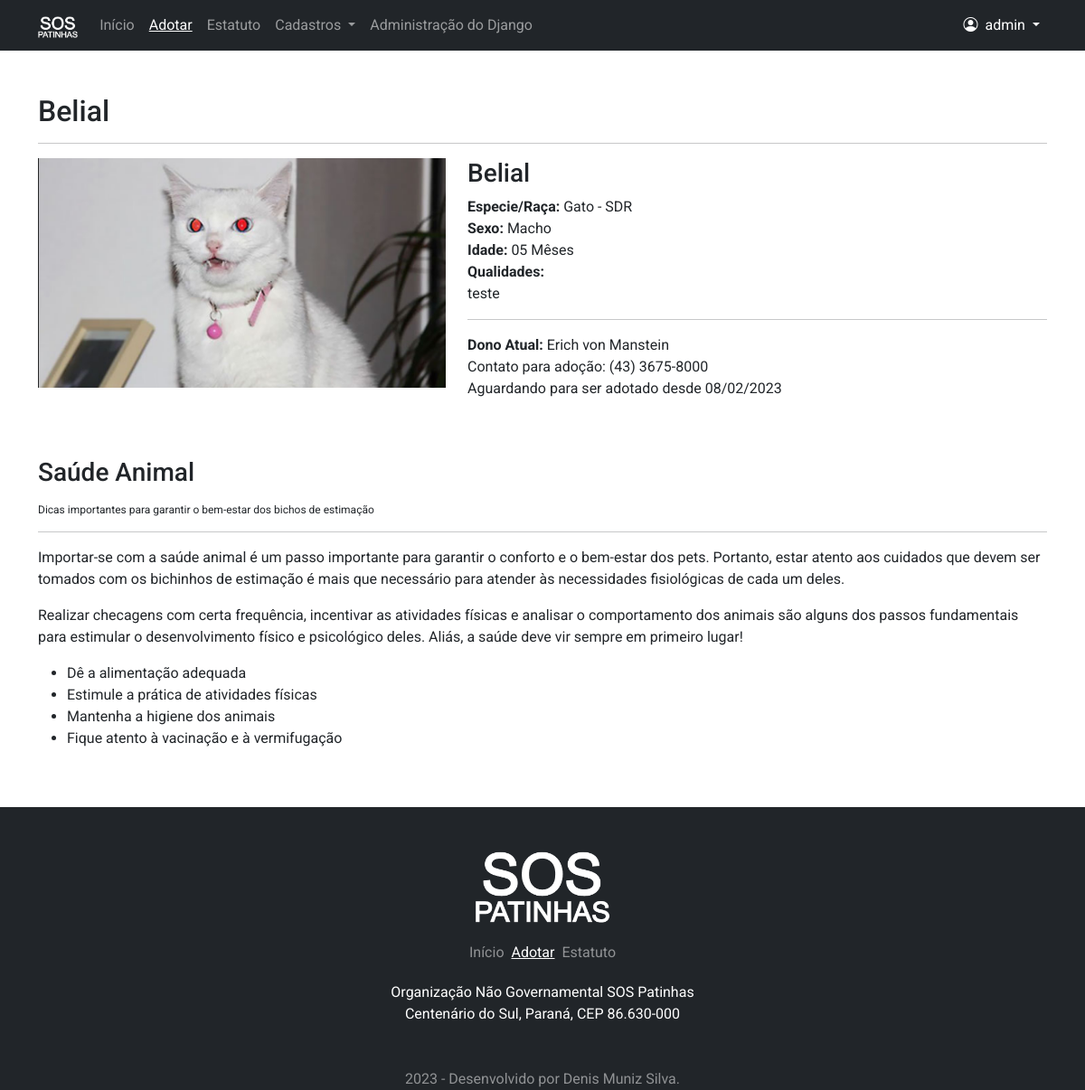
Screenshot of /adocao/perfil/8 (signed in) with the database file from the repository.
### pet/models.py (models this page shows, shortened)
class Adocao(models.Model):
    SEXO_CHOICES = [
        ('Indefinido', _('Indefinido')),
        ('Macho', _('Macho')),
        ('Fêmea', _('Fêmea')),
    ]
    STATUS_CHOICES = [
        ('d', _('Disponível')),
        ('a', _('Adotado')),
        ('c', _('Adoção Cancelada')),
    ]
    IDADE_CHOICES = [
        ('Desconhecida', _('Desconhecida')),
        ('01 Mês', _('01 Mês')),
        ('02 Mêses', _('02 Mêses')),
        ('03 Mêses', _('03 Mêses')),
        ('04 Mêses', _('04 Mêses')),
        ('05 Mêses', _('05 Mêses')),
        ('06 Mêses', _('06 Mêses')),
        ('07 Mêses', _('07 Mêses')),
        ('08 Mêses', _('08 Mêses')),
        ('09 Mêses', _('09 Mêses')),
        ('10 Mêses', _('10 Mêses')),
        ('11 Mêses', _('11 Mêses')),
        ('01 Ano', _('01 Ano')),
        ('02 Anos', _('02 Anos')),
        ('03 Anos', _('03 Anos')),
        ('04 Anos', _('04 Anos')),
        ('05 Anos', _('05 Anos')),
        ('06 Anos', _('06 Anos')),
        ('07 Anos', _('07 Anos')),
        ('08 Anos', _('08 Anos')),
        ('09 Anos', _('09 Anos')),
        ('10 Anos', _('10 Anos')),
        ('11 Anos', _('11 Anos')),
        ('12 Anos', _('12 Anos')),
        ('13 Anos', _('13 Anos')),
        ('14 Anos', _('14 Anos')),
        ('15 Anos', _('15 Anos')),
        ('16 Anos', _('16 Anos')),
        ('17 Anos', _('17 Anos')),
        ('18 Anos', _('18 Anos')),
        ('19 Anos', _('19 Anos')),
        ('20 Anos', _('20 Anos')),
        ('21 Anos', _('21 Anos')),
        ('22 Anos', _('22 Anos')),
        ('23 Anos', _('23 Anos')),
        ('24 Anos', _('24 Anos')),
        ('25 Anos', _('25 Anos')),
        ('26 Anos', _('26 Anos')),
        ('27 Anos', _('27 Anos')),
        ('28 Anos', _('28 Anos')),
        ('29 Anos', _('29 Anos')),
        ('30 Anos', _('30 Anos')),
    ]
    cadastrado_em = models.DateTimeField(auto_now_add=True, verbose_name=_('Data de Cadastro'))
    cadastrado_por = models.ForeignKey(User, on_delete=models.PROTECT, verbose_name=_('Cadastrante'))
    nome_dono = models.CharField(
        max_length=200, verbose_name=_('Nome Completo do Dono'))
    email_1 = models.EmailField(
        max_length=150, verbose_name=_('E-mail 01'), null=True, blank=True)
    email_2 = models.EmailField(
        max_length=150, verbose_name=_('E-mail 02'), null=True, blank=True)
    fone_1 = models.CharField(max_length=15, verbose_name=_('Fone 01'))
    fone_2 = models.CharField(
        max_length=15, verbose_name=_('Fone 02'), null=True, blank=True)
    fone_3 = models.CharField(
        max_length=15, verbose_name=_('Fone 03'), null=True, blank=True)
    obs = models.TextField(
        max_length=2000, verbose_name=_('Observações'), null=True, blank=True)
    cep = models.CharField(
        max_length=8, verbose_name='CEP', null=True, blank=True)
    estado = models.CharField(
        max_length=2, verbose_name=_('Estado'), null=True, blank=True)
    cidade = models.CharField(
        max_length=200, verbose_name=_('Cidade'), null=True, blank=True)
    bairro = models.CharField(
        max_length=200, verbose_name=_('Bairro'), null=True, blank=True)
    endereco = models.CharField(
        max_length=250, verbose_name=_('Endereço'), null=True, blank=True)
    numero = models.IntegerField(
        default=0, verbose_name=_('Número'), null=True, blank=True)
    complemento = models.TextField(
        max_length=2000, verbose_name=_('Complemento'), null=True, blank=True)
    nome_pet = models.CharField(max_length=200, verbose_name=_('Nome do Pet'))
    idade = models.CharField(max_length=15, choices=IDADE_CHOICES)
    especie = models.ForeignKey(
        Especie, on_delete=models.PROTECT, verbose_name=_('Especie'))
    raca = models.ForeignKey(
        Raca, on_delete=models.PROTECT, verbose_name=_('Raça'))
    sexo = models.CharField(max_length=10, choices=SEXO_CHOICES)
    qualidades = models.CharField(max_length=2000, verbose_name=_('Qualidades do Pet'))
    img = models.ImageField(upload_to='Adocao_fotos/', verbose_name=_('Foto'))
    status = models.CharField(max_length=1, choices=STATUS_CHOICES , verbose_name=_('Status'))

class Raca(models.Model):
    especie = models.ForeignKey(
        Especie, on_delete=models.PROTECT, verbose_name=_('Espécie'))
    raca = models.CharField(max_length=150, verbose_name=_('Raça'))
    def __str__(self):
        return f"{self.especie.nome} - {self.raca}"

class Especie(models.Model):
    nome = models.CharField(
        max_length=150, verbose_name=_('Nome da Espécie'), unique=True, null=False)

### pet/views.py (the view)
# urls.py: path('adocao/perfil/<int:pk>', PerfilPet.as_view(), name='perfil-pet'),
class PerfilPet(ListView):
    model = Adocao
    template_name = 'pet/pet_perfil.html'
    def get_queryset(self):
        self.object_list = Adocao.objects.filter(pk=self.kwargs['pk'])
        return self.object_list

### pet/templates/pet/pet_perfil.html (shortened to what this page needs)
{% extends 'base.html' %}
{% load static %}
{% block menuativo2 %} active {% endblock %}
{% block footerativo2 %} active {% endblock %}
{% block pagina %}
<div class="container py-5">
    {% for item in object_list %}
    <h2>{{item.nome_pet}}</h2>
    <hr>
    <section class="row">
        <div class="col-sm-12 col-md-5">
            <img src="{% url 'inicio' %}{{item.img}}" class="img-fluid w-100" alt="Foto do Pet">
        </div>
        <div class="col-sm-12 col-md-7">
            <h3>{{item.nome_pet}}</h3>
            <p>
                <b>Especie/Raça:</b> {{item.raca}}<br>
                <b>Sexo:</b> {{item.sexo}}<br>
                <b>Idade:</b> {{item.idade}}<br>
                <b>Qualidades:</b><br>{{item.qualidades}}
            </p>
            <hr>
            <p>
                <b>Dono Atual:</b> {{item.nome_dono}}<br>
                Contato para adoção: {{item.fone_1}}<br>
                Aguardando para ser adotado desde {{item.cadastrado_em |date:"d/m/Y"}}
            </p>
        </div>
    </section>
    <section class="mt-5">
        <h3>Saúde Animal</h3>
        <sub>Dicas importantes para garantir o bem-estar dos bichos de estimação</sub>
        <hr>
        <p>
            Importar-se com a saúde animal é um passo importante para garantir o conforto e o bem-estar dos pets.
            Portanto, estar atento aos cuidados que devem ser tomados com os bichinhos de estimação é mais que
            necessário para atender às necessidades fisiológicas de cada um deles.
        </p>
        <p>
            Realizar checagens com certa frequência, incentivar as atividades físicas e analisar o comportamento dos
            animais são alguns dos passos fundamentais para estimular o desenvolvimento físico e psicológico deles.
            Aliás, a saúde deve vir sempre em primeiro lugar!
        <ul>
            <li>Dê a alimentação adequada</li>
            <li>Estimule a prática de atividades físicas</li>
            <li>Mantenha a higiene dos animais</li>
            <li>Fique atento à vacinação e à vermifugação</li>
        </ul>
        </p>
    </section>
    {% endfor %}
</div>
{% endblock %}

### templates/base.html (shortened to what this page needs)
<!doctype html>
<html lang="pt-br">
{% load static %}
<head>
    <link href="https://cdn.jsdelivr.net/npm/bootstrap@5.2.3/dist/css/bootstrap.min.css" rel="stylesheet"
>
    <link rel="stylesheet" href="{% static 'css/main.css' %}">
    <link rel="stylesheet" href="https://cdn.jsdelivr.net/npm/bootstrap-icons@1.10.3/font/bootstrap-icons.css">
</head>
<body>
    {% block menu %}
    <header>
        <div class="bg-dark">
            <nav class="container navbar navbar-dark bg-dark navbar-expand-lg ">
                <div class="container-fluid">
                    <a class="navbar-brand" href="{% url 'inicio' %}">
                        <img src="{% static 'img/sos.png' %}" alt="Logo" height="24">
                    </a>
                    <div class="collapse navbar-collapse" id="navbarSupportedContent">
                        <ul class="navbar-nav me-auto mb-2 mb-lg-0">
                            <li class="nav-item">
                                <a class="nav-link {% block menuativo1 %} {% endblock %}" aria-current="page"
                                    href="{% url 'inicio' %}">Início</a>
                            </li>
                            <li class="nav-item">
                                <a class="nav-link {% block menuativo2 %} {% endblock %}"
                                    href="{% url 'adotar' %}">Adotar</a>
                            </li>
                            <li class="nav-item">
                                <a class="nav-link {% block menuativo3 %} {% endblock %}"
                                    href="{% url 'estatuto' %}">Estatuto</a>
                            </li>
                            {% if request.user.is_authenticated %}
                            <li class="nav-item dropdown">
                                <a class="nav-link dropdown-toggle" href="#" role="button" data-bs-toggle="dropdown"
                                    aria-expanded="false">
                                    Cadastros
                                </a>
                            </li>
                            {% endif %}
                            {% if user.is_superuser %}
                                <li class="nav-item">
                                    <a class="nav-link"
                                        href="{% url 'admin:index' %}">Administração do Django</a>
                                </li>
                            {% endif %}
                        </ul>
                        <div class="d-flex justify-content-end">
                            {% if request.user.is_authenticated %}
                            <ul class="navbar-nav me-auto mb-2 mb-lg-0">
                                <li class="nav-item dropdown ">
                                    <a class="nav-link dropdown-toggle text-white" href="#" role="button"
                                        data-bs-toggle="dropdown" aria-expanded="false">
                                        <i class="bi bi-person-circle me-1"></i>
                                        {{ request.user }}
                                    </a>
                                </li>
                            </ul>
                            {% endif %}
                        </div>
                    </div>
                </div>
            </nav>
        </div>
    </header>
    {% endblock %}
    {% block pagina %}
    {% endblock %}
    {% block footer %}
    <footer class="bg-dark pt-5">
        <div class="container d-block">
            <div class="d-flex justify-content-center pb-3">
                <img src="{% static 'img/sos.png' %}" alt="Logo" class="img-rodape">
            </div>
            <div class="d-flex justify-content-center ">
                <a href="{% url 'inicio' %}"
                    class="fst-normal {% block footerativo1 %} rodapelinks {% endblock %} p-1">Início</a>
                <a href="{% url 'adotar' %}"
                    class="fst-normal {% block footerativo2 %} rodapelinks {% endblock %} p-1">Adotar</a>
                <a href="{% url 'estatuto'  %}"
                    class="fst-normal {% block footerativo3 %} rodapelinks {% endblock %} p-1">Estatuto</a>
            </div>
            <div class="text-center text-white bg-dark p-3">
                <p>
                    Organização Não Governamental SOS Patinhas<br>
                    Centenário do Sul, Paraná, CEP 86.630-000
                </p>
            </div>
            <div class="text-center text-white-50 bg-dark pt-3">
                2023 - Desenvolvido por Denis Muniz Silva.
            </div>
        </div>
    </footer>
    {% endblock %}
</body>
</html>

### static/css/main.css (style rules this page uses)
* { font-family: 'Mountains of Christmas', cursive; font-family: 'Roboto', sans-serif; }
.img-rodape { max-width: 150px; width: 100%; display: block; }
.active { color: white; text-decoration: underline white; }
.rodapelinks { text-decoration: none; color: rgba(255, 255, 255, 0.5); }

### rows the page displays
Adocao: nome_pet "Belial", img (picture), raca "Gato - SDR", sexo "Macho", idade "05 Mêses", qualidades "teste", nome_dono "Erich von Manstein", fone_1 "(43) 3675-8000", cadastrado_em "08/02/2023"

### other values shown
{{ request.user }} "admin"
